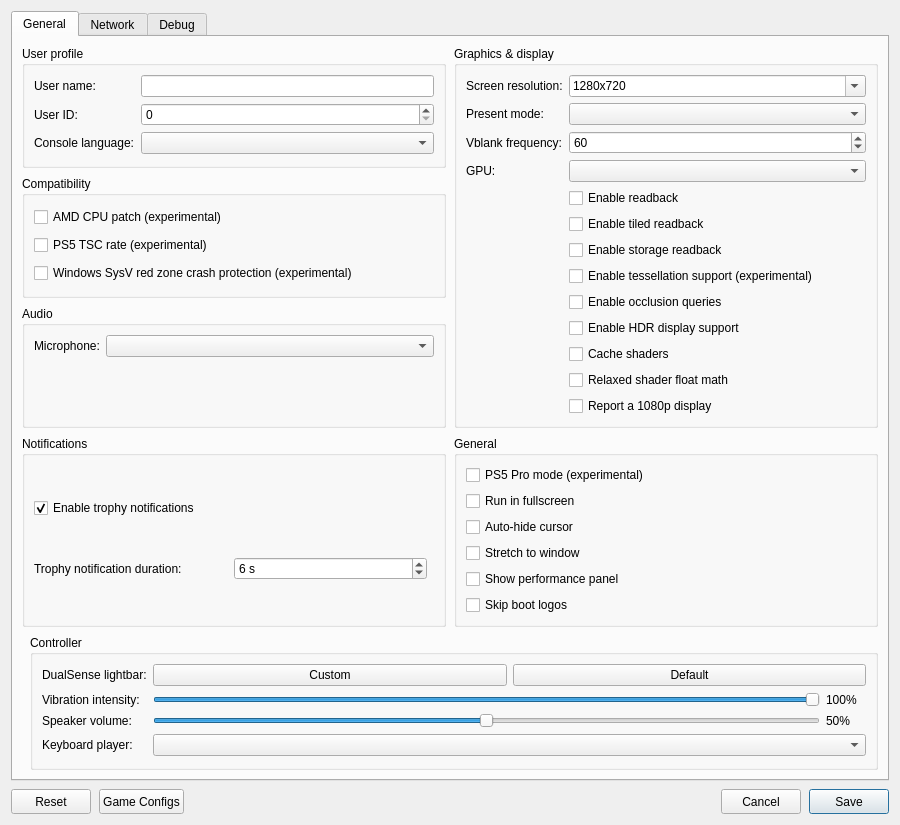
<?xml version="1.0" encoding="UTF-8"?>
<ui version="4.0">
 <class>ConfigurationEditDialog</class>
 <widget class="QDialog" name="ConfigurationEditDialog">
  <property name="geometry">
   <rect>
    <x>0</x>
    <y>0</y>
    <width>900</width>
    <height>620</height>
   </rect>
  </property>
  <property name="windowTitle">
   <string>Settings</string>
  </property>
  <property name="locale">
   <locale language="English" country="UnitedStates"/>
  </property>
  <layout class="QVBoxLayout" name="dialogLayout">
   <property name="spacing"><number>8</number></property>
   <item>
    <widget class="QTabWidget" name="settings_tabs">
     <property name="currentIndex"><number>0</number></property>
     <widget class="QWidget" name="settings_tab">
      <attribute name="title"><string>General</string></attribute>
      <layout class="QGridLayout" name="gridLayout">
       <property name="horizontalSpacing">
        <number>8</number>
       </property>
       <property name="verticalSpacing">
        <number>8</number>
       </property>
       <item row="0" column="0" colspan="2">
        <layout class="QGridLayout" name="sectionsLayout" columnstretch="1,1">
         <property name="horizontalSpacing">
          <number>8</number>
         </property>
         <property name="verticalSpacing">
          <number>8</number>
         </property>
         <item row="0" column="0">
          <widget class="QGroupBox" name="user_profile_group">
           <property name="title">
            <string>User profile</string>
           </property>
           <layout class="QFormLayout" name="userProfileLayout">
            <property name="fieldGrowthPolicy">
             <enum>QFormLayout::AllNonFixedFieldsGrow</enum>
            </property>
            <item row="0" column="0">
             <widget class="QLabel" name="label_user_name">
              <property name="text"><string>User name:</string></property>
             </widget>
            </item>
            <item row="0" column="1">
             <widget class="MandatoryLineEdit" name="lineEdit_user_name">
              <property name="toolTip"><string>Local user name exposed to games</string></property>
              <property name="clearButtonEnabled"><bool>true</bool></property>
             </widget>
            </item>
            <item row="1" column="0">
             <widget class="QLabel" name="label_user_id">
              <property name="text"><string>User ID:</string></property>
             </widget>
            </item>
            <item row="1" column="1">
             <widget class="QSpinBox" name="spinBox_user_id">
              <property name="toolTip"><string>Local user ID exposed to games</string></property>
             </widget>
            </item>
            <item row="2" column="0">
             <widget class="QLabel" name="label_console_language">
              <property name="text"><string>Console language:</string></property>
             </widget>
            </item>
            <item row="2" column="1">
             <widget class="QComboBox" name="comboBox_console_language">
              <property name="toolTip"><string>Language</string></property>
             </widget>
            </item>
           </layout>
          </widget>
         </item>
         <item row="2" column="0">
          <widget class="QGroupBox" name="audio_group">
           <property name="title"><string>Audio</string></property>
           <layout class="QFormLayout" name="audioLayout">
            <property name="fieldGrowthPolicy">
             <enum>QFormLayout::AllNonFixedFieldsGrow</enum>
            </property>
            <item row="0" column="0">
             <widget class="QLabel" name="label_audio_input_device">
              <property name="text"><string>Microphone:</string></property>
             </widget>
            </item>
            <item row="0" column="1">
             <widget class="QComboBox" name="comboBox_audio_input_device"/>
            </item>
           </layout>
          </widget>
         </item>
         <item row="0" column="1" rowspan="3">
          <widget class="QGroupBox" name="graphics_group">
           <property name="title">
            <string>Graphics &amp;&amp; display</string>
           </property>
           <layout class="QFormLayout" name="graphicsLayout">
            <property name="fieldGrowthPolicy">
             <enum>QFormLayout::AllNonFixedFieldsGrow</enum>
            </property>
            <item row="0" column="0">
             <widget class="QLabel" name="label_screen_resolution">
              <property name="text"><string>Screen resolution:</string></property>
             </widget>
            </item>
            <item row="0" column="1">
             <widget class="QComboBox" name="comboBox_screen_resolution">
              <property name="toolTip"><string>Window resolution as WIDTHxHEIGHT; pick a preset or type a custom size. Non-16:9 sizes such as 21:9 show the game with black bars unless Stretch to window is on.</string></property>
              <property name="editable"><bool>true</bool></property>
              <property name="insertPolicy"><enum>QComboBox::NoInsert</enum></property>
              <item><property name="text"><string notr="true">1280x720</string></property></item>
              <item><property name="text"><string notr="true">1920x1080</string></property></item>
              <item><property name="text"><string notr="true">2560x1440</string></property></item>
              <item><property name="text"><string notr="true">3840x2160</string></property></item>
              <item><property name="text"><string notr="true">2560x1080</string></property></item>
              <item><property name="text"><string notr="true">3440x1440</string></property></item>
              <item><property name="text"><string notr="true">3840x1600</string></property></item>
              <item><property name="text"><string notr="true">5120x2160</string></property></item>
             </widget>
            </item>
            <item row="1" column="0">
             <widget class="QLabel" name="label_present_mode">
              <property name="text"><string>Present mode:</string></property>
             </widget>
            </item>
            <item row="1" column="1">
             <widget class="QComboBox" name="comboBox_present_mode">
              <property name="toolTip"><string>Vulkan swapchain presentation mode</string></property>
             </widget>
            </item>
            <item row="2" column="0">
             <widget class="QLabel" name="label_vblank_frequency">
              <property name="text"><string>Vblank frequency:</string></property>
             </widget>
            </item>
            <item row="2" column="1">
             <widget class="QSpinBox" name="spinBox_vblank_frequency">
              <property name="toolTip"><string>Virtual display refresh rate used for frame pacing</string></property>
              <property name="minimum"><number>30</number></property>
              <property name="maximum"><number>360</number></property>
              <property name="value"><number>60</number></property>
             </widget>
            </item>
            <item row="4" column="0">
             <widget class="QLabel" name="label_gpu">
              <property name="text"><string>GPU:</string></property>
             </widget>
            </item>
            <item row="4" column="1">
             <widget class="QComboBox" name="comboBox_gpu">
              <property name="toolTip"><string>Graphics device used by the emulator</string></property>
             </widget>
            </item>
            <item row="5" column="1">
             <widget class="QCheckBox" name="checkBox_readback">
              <property name="toolTip"><string>Read back writable linear images</string></property>
              <property name="text"><string>Enable readback</string></property>
             </widget>
            </item>
            <item row="6" column="1">
             <widget class="QCheckBox" name="checkBox_readback_tiled">
              <property name="toolTip"><string>Read back small writable tiled images</string></property>
              <property name="text"><string>Enable tiled readback</string></property>
             </widget>
            </item>
            <item row="7" column="1">
             <widget class="QCheckBox" name="checkBox_readback_storage">
              <property name="toolTip"><string>Read back shader-written images when the game flushes the GPU cache for the CPU. Images from linear and tiled readback are read back then too.</string></property>
              <property name="text"><string>Enable storage readback</string></property>
             </widget>
            </item>
            <item row="8" column="1">
             <widget class="QCheckBox" name="checkBox_tessellation">
              <property name="toolTip"><string>Draw tessellated geometry. Disabled by default; unsupported tessellation may cause crashes.</string></property>
              <property name="text"><string>Enable tessellation support (experimental)</string></property>
             </widget>
            </item>
            <item row="9" column="1">
             <widget class="QCheckBox" name="checkBox_occlusion_queries">
              <property name="toolTip"><string>Count the samples of occlusion queries on the GPU, so hidden lights and objects stay hidden. Costs some performance.</string></property>
              <property name="text"><string>Enable occlusion queries</string></property>
             </widget>
            </item>
            <item row="10" column="1">
             <widget class="QCheckBox" name="checkBox_hdr">
              <property name="toolTip"><string>Enable HDR10 output for supported games. Requires HDR enabled on the host display.</string></property>
              <property name="text"><string>Enable HDR display support</string></property>
             </widget>
            </item>
            <item row="11" column="1">
             <widget class="QCheckBox" name="checkBox_shader_cache">
              <property name="toolTip"><string>Save compiled shaders and pipelines per game and load them at startup.</string></property>
              <property name="text"><string>Cache shaders</string></property>
             </widget>
            </item>
            <item row="13" column="1">
             <widget class="QCheckBox" name="checkBox_output_1080p">
              <property name="toolTip"><string>Report a 1920x1080 display to games. A game can still choose larger render buffers. This setting does not change the window size.</string></property>
              <property name="text"><string>Report a 1080p display</string></property>
             </widget>
            </item>
            <item row="12" column="1">
             <widget class="QCheckBox" name="checkBox_relaxed_shader_float">
              <property name="toolTip"><string>Use the host GPU's native float operations in shaders. Faster, but can be inaccurate.</string></property>
              <property name="text"><string>Relaxed shader float math</string></property>
             </widget>
            </item>
           </layout>
          </widget>
         </item>
         <item row="3" column="0">
          <widget class="QGroupBox" name="notifications_group">
           <property name="title"><string>Notifications</string></property>
           <layout class="QVBoxLayout" name="notificationsLayout">
            <item>
             <widget class="QCheckBox" name="checkBox_trophy_notifications">
              <property name="toolTip"><string>Show trophy unlock notifications and play their sound.
    To use your own sound, replace the emulator's assets/sounds/trophy-unlock.wav with a WAV file and restart the game.</string></property>
              <property name="text"><string>Enable trophy notifications</string></property>
              <property name="checked"><bool>true</bool></property>
             </widget>
            </item>
            <item>
             <layout class="QHBoxLayout" name="trophyDurationLayout">
              <item>
               <widget class="QLabel" name="label_trophy_duration">
                <property name="text"><string>Trophy notification duration:</string></property>
               </widget>
              </item>
              <item>
               <widget class="QSpinBox" name="spinBox_trophy_duration">
                <property name="toolTip"><string>How long each trophy unlock notification stays on screen.</string></property>
                <property name="suffix"><string> s</string></property>
                <property name="minimum"><number>5</number></property>
                <property name="maximum"><number>10</number></property>
                <property name="value"><number>6</number></property>
               </widget>
              </item>
              <item>
               <spacer name="trophyDurationSpacer">
                <property name="orientation"><enum>Qt::Horizontal</enum></property>
               </spacer>
              </item>
             </layout>
            </item>
           </layout>
          </widget>
         </item>
         <item row="3" column="1">
          <widget class="QGroupBox" name="general_group">
           <property name="title"><string>General</string></property>
           <layout class="QVBoxLayout" name="generalLayout">
            <item>
             <widget class="QCheckBox" name="checkBox_pro">
              <property name="toolTip"><string>Enable PS5 Pro mode for supported games. PSSR uses linear scaling. Disabled by default.</string></property>
              <property name="text"><string>PS5 Pro mode (experimental)</string></property>
             </widget>
            </item>
            <item>
             <widget class="QCheckBox" name="checkBox_fullscreen">
              <property name="toolTip"><string>Run in borderless desktop fullscreen</string></property>
              <property name="text"><string>Run in fullscreen</string></property>
             </widget>
            </item>
            <item>
             <widget class="QCheckBox" name="checkBox_hide_cursor">
              <property name="toolTip"><string>Hide the host cursor after 2 seconds without mouse activity</string></property>
              <property name="text"><string>Auto-hide cursor</string></property>
             </widget>
            </item>
            <item>
             <widget class="QCheckBox" name="checkBox_stretch">
              <property name="toolTip"><string>Stretch the game image to fill the window instead of keeping its aspect ratio with black bars</string></property>
              <property name="text"><string>Stretch to window</string></property>
             </widget>
            </item>
            <item>
             <widget class="QCheckBox" name="checkBox_perf_overlay">
              <property name="toolTip"><string>Show FPS, frame times, CPU/GPU usage, RAM and memory pressure in the game window. Press F2 (Cmd+P on macOS) to toggle it, and add Shift for the detailed view.</string></property>
              <property name="text"><string>Show performance panel</string></property>
             </widget>
            </item>
            <item>
             <widget class="QCheckBox" name="checkBox_skip_notice_screen">
              <property name="toolTip"><string>Skip startup logos and notices in supported games.</string></property>
              <property name="text"><string>Skip boot logos</string></property>
             </widget>
            </item>
           </layout>
          </widget>
         </item>
         <item row="1" column="0">
          <widget class="QGroupBox" name="compatibility_group">
           <property name="title">
            <string>Compatibility</string>
           </property>
           <layout class="QVBoxLayout" name="compatibilityLayout">
            <item>
             <widget class="QCheckBox" name="checkBox_amd_cpu">
              <property name="toolTip"><string>Patch CPU instructions that differ between AMD and the host CPU.</string></property>
              <property name="text"><string>AMD CPU patch (experimental)</string></property>
             </widget>
            </item>
            <item>
             <widget class="QCheckBox" name="checkBox_guest_tsc">
              <property name="toolTip"><string>Run the CPU time stamp counter (TSC) at the PS5's 1.6 GHz instead of the host rate. Fixes games that run too fast.</string></property>
              <property name="text"><string>PS5 TSC rate (experimental)</string></property>
             </widget>
            </item>
            <item>
             <widget class="QCheckBox" name="checkBox_red_zone_protection">
              <property name="toolTip"><string>Helps prevent crashes in some games on Windows</string></property>
              <property name="text"><string>Windows SysV red zone crash protection (experimental)</string></property>
             </widget>
            </item>
           </layout>
          </widget>
         </item>
        </layout>
       </item>
       <item row="1" column="1">
        <widget class="QGroupBox" name="controller_group">
         <property name="title"><string>Controller</string></property>
         <layout class="QFormLayout" name="controllerLayout">
          <property name="fieldGrowthPolicy"><enum>QFormLayout::AllNonFixedFieldsGrow</enum></property>
          <item row="0" column="0">
           <widget class="QLabel" name="label_controller_color">
            <property name="text"><string>DualSense lightbar:</string></property>
           </widget>
          </item>
          <item row="0" column="1">
           <layout class="QHBoxLayout" name="controllerColorLayout">
            <item>
             <widget class="QPushButton" name="button_controller_color">
              <property name="toolTip"><string>Choose and preview a fixed LED color. Bluetooth DualSense may take several seconds to update.</string></property>
              <property name="text"><string>Custom</string></property>
             </widget>
            </item>
            <item>
             <widget class="QPushButton" name="button_controller_color_reset">
              <property name="toolTip"><string>Let the game control the lightbar</string></property>
              <property name="text"><string>Default</string></property>
             </widget>
            </item>
           </layout>
          </item>
          <item row="1" column="0">
           <widget class="QLabel" name="label_controller_vibration">
            <property name="text"><string>Vibration intensity:</string></property>
           </widget>
          </item>
          <item row="1" column="1">
           <layout class="QHBoxLayout" name="controllerVibrationLayout">
            <item>
             <widget class="QSlider" name="slider_controller_vibration">
              <property name="toolTip"><string>Scale DualSense vibration over USB and Bluetooth</string></property>
              <property name="maximum"><number>100</number></property>
              <property name="value"><number>100</number></property>
              <property name="orientation"><enum>Qt::Horizontal</enum></property>
             </widget>
            </item>
            <item>
             <widget class="QLabel" name="label_controller_vibration_value">
              <property name="minimumSize"><size><width>40</width><height>0</height></size></property>
              <property name="text"><string>100%</string></property>
             </widget>
            </item>
           </layout>
          </item>
          <item row="2" column="0">
           <widget class="QLabel" name="label_controller_volume">
            <property name="text"><string>Speaker volume:</string></property>
           </widget>
          </item>
          <item row="2" column="1">
           <layout class="QHBoxLayout" name="controllerVolumeLayout">
            <item>
             <widget class="QSlider" name="slider_controller_volume">
              <property name="toolTip"><string>Scale the DualSense speaker over USB and Bluetooth. 50% is the previous default; 100% adds 6 dB of gain.</string></property>
              <property name="maximum"><number>100</number></property>
              <property name="value"><number>50</number></property>
              <property name="orientation"><enum>Qt::Horizontal</enum></property>
             </widget>
            </item>
            <item>
             <widget class="QLabel" name="label_controller_volume_value">
              <property name="minimumSize"><size><width>40</width><height>0</height></size></property>
              <property name="text"><string>50%</string></property>
             </widget>
            </item>
           </layout>
          </item>
          <item row="3" column="0">
           <widget class="QLabel" name="label_keyboard_player">
            <property name="text"><string>Keyboard player:</string></property>
           </widget>
          </item>
          <item row="3" column="1">
           <widget class="QComboBox" name="comboBox_keyboard_player">
            <property name="toolTip"><string>Gamepads fill the remaining players in connection order. Every player uses the same input mapping.</string></property>
           </widget>
          </item>
         </layout>
        </widget>
       </item>
      </layout>
     </widget>
     <widget class="QWidget" name="network_tab">
      <attribute name="title"><string>Network</string></attribute>
      <layout class="QVBoxLayout" name="networkTabLayout">
       <item>
        <widget class="QCheckBox" name="checkBox_network_connected">
         <property name="toolTip"><string>Let games use your computer's local network connection.</string></property>
         <property name="text"><string>Enable network connection</string></property>
        </widget>
       </item>
       <item>
        <widget class="QCheckBox" name="checkBox_psn_emulation">
         <property name="text"><string>Emulate PSN (compatibility)</string></property>
        </widget>
       </item>
       <item>
        <spacer name="networkSpacer">
         <property name="orientation"><enum>Qt::Vertical</enum></property>
         <property name="sizeHint" stdset="0"><size><width>20</width><height>40</height></size></property>
        </spacer>
       </item>
      </layout>
     </widget>
     <widget class="QWidget" name="debug_tab">
      <attribute name="title"><string>Debug</string></attribute>
      <layout class="QVBoxLayout" name="debugTabLayout">
       <item>
        <widget class="QGroupBox" name="debug_group">
         <property name="title">
          <string>Debugging &amp;&amp; logs</string>
         </property>
         <layout class="QGridLayout" name="debugLayout" columnstretch="0,1,0,1">
          <property name="horizontalSpacing"><number>8</number></property>
          <property name="verticalSpacing"><number>6</number></property>
          <item row="0" column="0" colspan="2">
           <widget class="QCheckBox" name="checkBox_vulkan_validation">
            <property name="toolTip"><string>Enable Vulkan validation layers</string></property>
            <property name="text"><string>Vulkan validation</string></property>
            <property name="checked"><bool>true</bool></property>
           </widget>
          </item>
          <item row="0" column="2" colspan="2">
           <widget class="QCheckBox" name="checkBox_shader_validation">
            <property name="toolTip"><string>Validate SPIR-V binary</string></property>
            <property name="text"><string>Shader validation</string></property>
            <property name="checked"><bool>true</bool></property>
           </widget>
          </item>
          <item row="1" column="0" colspan="2">
           <widget class="QCheckBox" name="checkBox_renderdoc_capture">
            <property name="toolTip"><string>Enable RenderDoc capture</string></property>
            <property name="text"><string>RenderDoc capture</string></property>
           </widget>
          </item>
          <item row="1" column="2" colspan="2">
           <widget class="QCheckBox" name="checkBox_cmd_dump">
            <property name="toolTip"><string>Dump command buffers</string></property>
            <property name="text"><string>Command buffer dump</string></property>
           </widget>
          </item>
          <item row="2" column="0">
           <widget class="QLabel" name="label_shader_log_direction">
            <property name="text"><string>Shader logging:</string></property>
           </widget>
          </item>
          <item row="2" column="1">
           <widget class="QComboBox" name="comboBox_shader_log_direction">
            <property name="toolTip"><string>Dump shaders to file or console window. If enabled may decrease emulator performance</string></property>
           </widget>
          </item>
          <item row="2" column="2">
           <widget class="QLabel" name="label_shader_log_folder">
            <property name="text"><string>Shader log folder:</string></property>
           </widget>
          </item>
          <item row="2" column="3">
           <widget class="MandatoryLineEdit" name="lineEdit_shader_log_folder">
            <property name="toolTip"><string>Specify directory to dump shaders</string></property>
            <property name="clearButtonEnabled"><bool>true</bool></property>
           </widget>
          </item>
          <item row="3" column="0">
           <widget class="QLabel" name="label_printf_direction">
            <property name="text"><string>Printf output:</string></property>
           </widget>
          </item>
          <item row="3" column="1">
           <widget class="QComboBox" name="comboBox_printf_direction">
            <property name="toolTip"><string>Print logs to file or console window. If enabled may decrease emulator performance</string></property>
           </widget>
          </item>
          <item row="3" column="2">
           <widget class="QLabel" name="label_printf_file">
            <property name="text"><string>Printf output file:</string></property>
           </widget>
          </item>
          <item row="3" column="3">
           <widget class="MandatoryLineEdit" name="lineEdit_printf_file">
            <property name="toolTip"><string>Specify file to dump logs</string></property>
            <property name="clearButtonEnabled"><bool>true</bool></property>
           </widget>
          </item>
          <item row="4" column="0">
           <widget class="QCheckBox" name="checkBox_profiler">
            <property name="toolTip"><string>Enable the Tracy profiler. Profiling may decrease emulator performance</string></property>
            <property name="text"><string>Tracy profiler</string></property>
           </widget>
          </item>
          <item row="4" column="2">
           <widget class="QLabel" name="label_cmd_dump_folder">
            <property name="text"><string>Command buffer folder:</string></property>
           </widget>
          </item>
          <item row="4" column="3">
           <widget class="MandatoryLineEdit" name="lineEdit_cmd_dump_folder">
            <property name="toolTip"><string>Specify directory to dump command buffers</string></property>
            <property name="clearButtonEnabled"><bool>true</bool></property>
           </widget>
          </item>
         </layout>
        </widget>
       </item>
       <item>
        <widget class="QGroupBox" name="rendering_compatibility_group">
         <property name="title"><string>Rendering compatibility</string></property>
         <layout class="QVBoxLayout" name="renderingCompatibilityLayout">
          <item>
           <widget class="QLabel" name="label_rendering_compatibility">
            <property name="text"><string>These settings may help with rendering bugs at a slight performance cost.</string></property>
            <property name="wordWrap"><bool>true</bool></property>
           </widget>
          </item>
          <item>
           <widget class="QCheckBox" name="checkBox_sync_raw_image_buffers">
            <property name="toolTip"><string>Can fix missing textures and incorrect transparency (Resident Evil 2).</string></property>
            <property name="text"><string>Accurate texture synchronization</string></property>
           </widget>
          </item>
         </layout>
        </widget>
       </item>
       <item>
        <spacer name="debugSpacer">
         <property name="orientation"><enum>Qt::Vertical</enum></property>
         <property name="sizeHint" stdset="0"><size><width>20</width><height>40</height></size></property>
        </spacer>
       </item>
      </layout>
     </widget>
    </widget>
   </item>
   <item>
    <layout class="QHBoxLayout" name="buttonLayout">
     <item>
     <widget class="QPushButton" name="clear_button">
       <property name="minimumSize"><size><width>80</width><height>25</height></size></property>
       <property name="text"><string>Reset</string></property>
       <property name="toolTip"><string>Restore default settings</string></property>
      </widget>
     </item>
     <item>
      <widget class="QPushButton" name="settings_button">
       <property name="minimumSize"><size><width>80</width><height>25</height></size></property>
       <property name="text"><string>Game Configs</string></property>
       <property name="toolTip"><string>Import or export game configs</string></property>
      </widget>
     </item>
     <item>
      <spacer name="buttonSpacer">
       <property name="orientation"><enum>Qt::Horizontal</enum></property>
       <property name="sizeHint" stdset="0"><size><width>40</width><height>20</height></size></property>
      </spacer>
     </item>
     <item>
      <widget class="QPushButton" name="cancel_button">
       <property name="minimumSize"><size><width>80</width><height>25</height></size></property>
       <property name="text"><string>Cancel</string></property>
      </widget>
     </item>
     <item>
      <widget class="QPushButton" name="ok_button">
       <property name="minimumSize"><size><width>80</width><height>25</height></size></property>
       <property name="text"><string>Save</string></property>
       <property name="default"><bool>true</bool></property>
      </widget>
     </item>
    </layout>
   </item>
  </layout>
 </widget>
 <customwidgets>
  <customwidget>
   <class>MandatoryLineEdit</class>
   <extends>QLineEdit</extends>
   <header>mandatoryLineEdit.h</header>
  </customwidget>
 </customwidgets>
 <resources/>
</ui>
